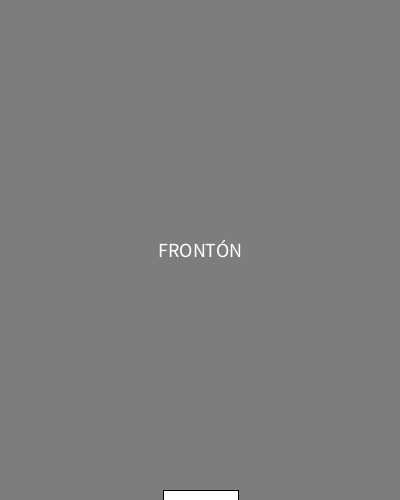
Frame 1 (no input)
Frame 60 (the mouse pressed at the canvas centre just before this capture): identical to frame 1, image omitted
Frame 120 (the mouse held since frame 60 and released just before this capture): identical to frame 1, image omitted

The Processing sketch that drew this single still picture (run headless with seeded random() and noise(); from frame 60 on, the mouse is pressed at the canvas centre):

// Processing sketch: Fronton
// ── Fronton.pde

int anchoPelota=20;
int velocidadXPelota = 6;
int velocidadYPelota = 6;
int posXPelota = -anchoPelota;
int posYPelota = -anchoPelota;

int velocidadRaqueta = 6;
int anchoRaqueta=75;
int altoRaqueta=10;
int posXRaqueta;
int posYRaqueta;

//no hay pelota en pantalla inicialmente
boolean nuevoJuego=false;

void setup(){
  size(400,500);
  textAlign(CENTER, CENTER);
  textSize(20);
  //coloca la raqueta abajo en el centro
  posXRaqueta=width/2 - anchoRaqueta/2;
  posYRaqueta=height - altoRaqueta;
}

void draw(){
  background(125);
  text("FRONTÓN", width/2, height/2);
  //situa la pelota en una posición aleatoria en la parte superior de la ventana
  if (nuevoJuego){
    posXPelota=int(random(width));
    posYPelota=int(random(height/2));
    nuevoJuego=false;
  }  
  pintaPelota();
  pintaRaqueta();
}

void pintaPelota(){
  //la pelota rebota en la izquierda y en la derecha
  if(posXPelota <=0 || posXPelota >= width){
    velocidadXPelota = -velocidadXPelota;
  }
  //la pelota rebota arriba 
  if(posYPelota <=0){
    velocidadYPelota = -velocidadYPelota;
  }
  //la pelota rebota en la raqueta
  if((posXPelota >= posXRaqueta && posXPelota <=posXRaqueta + anchoRaqueta) &&
     (posYPelota >= posYRaqueta && posYPelota <=posYRaqueta + altoRaqueta)){
     velocidadYPelota = -velocidadYPelota;
  }
  //actualiza la posición de la pelota
  posXPelota = posXPelota + velocidadXPelota;
  posYPelota = posYPelota + velocidadYPelota;
  //pinta la pelota
  ellipse(posXPelota,posYPelota,anchoPelota,anchoPelota);
}

void pintaRaqueta(){ 
  //actualiza la posición de la raqueta
  if(keyPressed){
    if (key == CODED){
      switch(keyCode){
        case LEFT:  if (posXRaqueta - velocidadRaqueta > 0) posXRaqueta-=velocidadRaqueta; break;
        case RIGHT: if (posXRaqueta + anchoRaqueta + velocidadRaqueta < width) posXRaqueta+=velocidadRaqueta; break;
      }
    }
  }
  //pinta la raqueta
  rect(posXRaqueta, posYRaqueta, anchoRaqueta, altoRaqueta);
}


void keyPressed(){
  if (key == ' ') nuevoJuego=true; 
}
